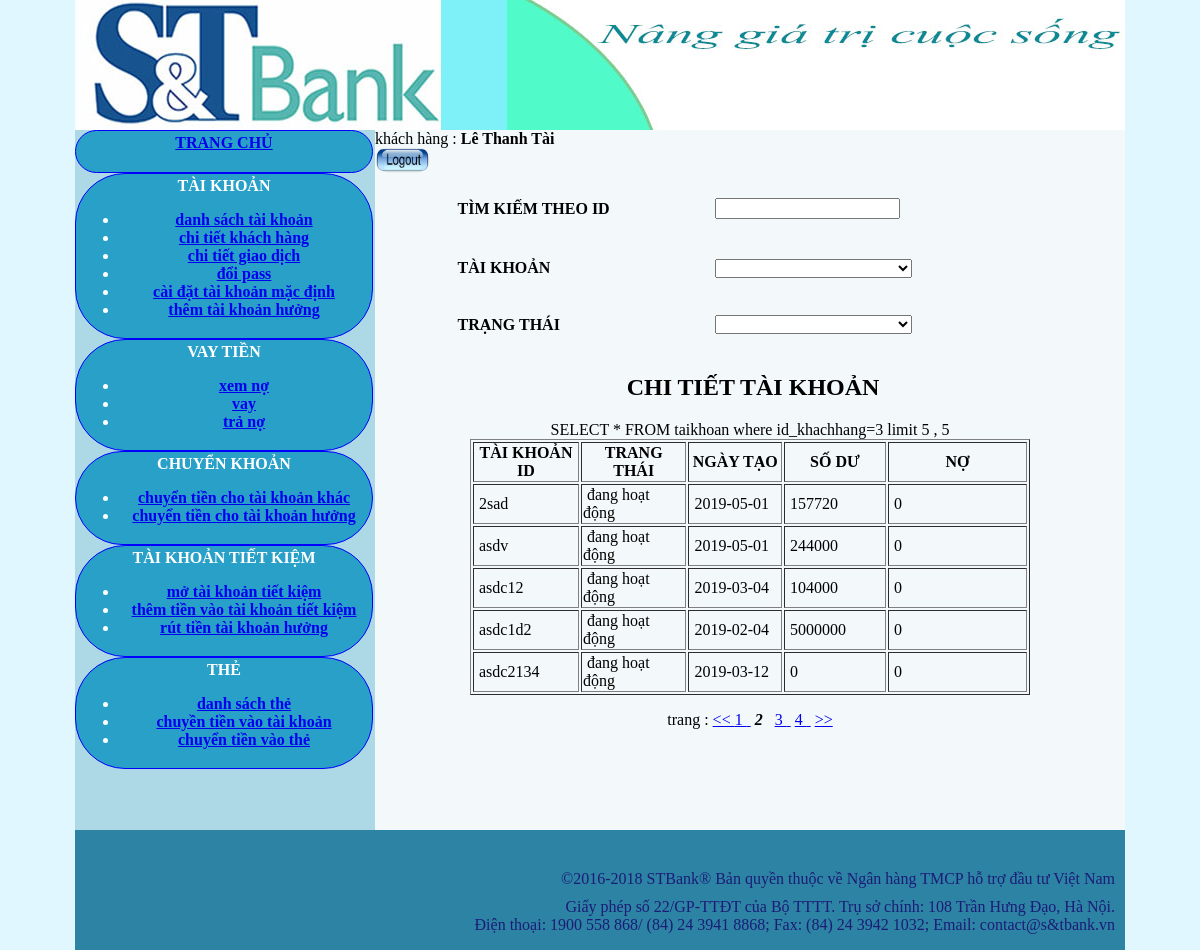
The app's page /acctrangchu.php?ts=dstk&page=2 (signed in) with its own data.
### tables this page shows
CREATE TABLE `taikhoan` (
  `id_taikhoan` int(25) NOT NULL,
  `taikhoanid` varchar(25) NOT NULL,
  `id_khachhang` varchar(25) NOT NULL,
  `trangthai` varchar(25) NOT NULL,
  `ngaytao` date NOT NULL,
  `sodu` double NOT NULL,
  `no` double DEFAULT NULL
);

### DBconnect.php (called while the page is built, shortened)
<?php
class control {
	private $con ;
	public function setCon ($conn){
		$this->con = $conn ;
	}
	function control ($conn){
		$this->con = $conn ;
	}
	public function query ($que){
		 $conn = $this->con ;
		return mysqli_query($conn,$que) ;
	}
	public function fetch_arr($que){
		return @mysqli_fetch_assoc($que);
	}
}
$hostname = 'localhost:3306';
$username = 'root';
$password = '';
$dbname = "test";
$conn = mysqli_connect($hostname, $username, $password,$dbname);
        mysqli_set_charset($conn, 'UTF8');
 $control = new control($conn);
?>

### danhsachtaikhoan.php (the view, shortened to what this page needs)
<?php require("DBconnect.php") ;?>
	<?php
	    $sql = "SELECT * FROM taikhoan where id_khachhang=$_SESSION[id_khachhang]";
	?>
<form id="form1" name="form1" method="get" action="acctrangchu.php" >
           	  <table width="591" height="177"  align="center">
        	    <tr>
				  <td> <strong> TÌM KIẾM THEO ID</strong></td>
				   <td> <label><input type="input" name ="timkiem" onChange="form1.submit()" > </label></td>
				  </tr>
        	    <tr>
        	      <td><strong> TÀI KHOẢN </strong></td>
        	   <td><label>
        	        <select name="taikhoan" id="taikhoan" onchange="form1.submit()"  >
                             <option value="">&nbsp; &nbsp; &nbsp; &nbsp; &nbsp; &nbsp; &nbsp; &nbsp; &nbsp; &nbsp; &nbsp; &nbsp; &nbsp; &nbsp; &nbsp; &nbsp; &nbsp; &nbsp; &nbsp; &nbsp; &nbsp; &nbsp;  &nbsp; &nbsp; </option>
      	            </select>
      	        </label></td>
      	      </tr>
				  <tr>
        	      <td><strong>TRẠNG THÁI </strong></td>
        	   <td><label>
        	        <select name="trangthai" id="trangthai"  onchange="form1.submit()" >
                             <option value="">&nbsp; &nbsp; &nbsp; &nbsp; &nbsp; &nbsp; &nbsp; &nbsp; &nbsp; &nbsp; &nbsp; &nbsp; &nbsp; &nbsp; &nbsp; &nbsp; &nbsp; &nbsp; &nbsp; &nbsp; &nbsp; &nbsp;  &nbsp; &nbsp; </option>
      	            </select>
      	        </label></td>
      	      </tr>
	</table>
<div align="center" >
     		 <h2>&nbsp;CHI TIẾT TÀI KHOẢN</h2>
     		 <table width="560" border="1"  align="center">
     		   <tr >
     		     <th  width="105" scope="col">TÀI KHOẢN ID</th>
                 <th width="105" scope="col">TRANG THÁI</th>
                 <th width="93" scope="col">NGÀY TẠO</th>
                 <th width="101" scope="col">SỐ DƯ</th>
                 <th width="144" scope="col">NỢ</th>
      </tr>
				<?php
				 $truyendulieu ="";
				 ?>
				 <?php
  $kq = $control->query($sql);
  $tsp = mysqli_num_rows($kq);
  $sd = 5 ;
  $sn = 5 ;
  $tst = ceil($tsp/$sd);
  $tsn = ceil($tst/$sn);
  if (isset($_GET["gr"])){
	  $gr = $_GET["gr"];
	  $page = ($gr  - 1) * $sn + 1 ;
	  }
  else if (isset($_GET["page"])){
	  $page = $_GET["page"] ;
	  }
	  else {
		  $gr = $page = 1 ;}
	$vitri = ($page - 1) * $sd ;
	$sql.= " limit $vitri , $sd ";
	$kq = $control->query($sql);
  ?>
  <?php
   while($taikhoan = $control->fetch_arr($kq)){
					 if ($taikhoan["trangthai"] == 2) $trangthai = "đang hoạt động" ;
					 else $trangthai = "tạm ngưng";
					if(isset($_GET["timkiem"]))$tais=highlightKeywords($taikhoan["taikhoanid"],$_GET["timkiem"]);
	                else $tais = $taikhoan["taikhoanid"];
					 echo "
                   <tr>
                    <td>&nbsp;$tais</td>
                    <td>&nbsp;$trangthai</td>
                    <td>&nbsp;$taikhoan[ngaytao]</td>
                    <td>&nbsp;$taikhoan[sodu]</td>
                    <td>&nbsp;$taikhoan[no]</td>
                  </tr>";
	  }
				 ?>
   		   </table>
	<?php
  if ($page != 1 and $page != 2) {
  $dau = $page-2 ;
  }
  else $dau = 1;
	$cuoi = $page + 2;
  ?>
  <p> trang : <?php  if ($page != 1 ){
	  ?>
      <a href="acctrangchu.php?ts=dstk&page=<?php echo 1 ; echo $truyendulieu;?>"> << </a>
	  <?php
  }
  for($i=$dau;$i<=$cuoi;$i++){
	     if ($page == $i) echo " <b> <i> $i </i> </b> &nbsp;";
		 else {
			 ?>
	       <a href="acctrangchu.php?ts=dstk&page=<?php echo $i ; echo $truyendulieu;?> "><?php echo $i ; ?> &nbsp;</a>
     <?php }
  }
   if ($page != $tsn ) {?> <a href="acctrangchu.php?ts=dstk&page=<?php echo $tst ;echo $truyendulieu; ?>"> >> </a>  <?php
   }
  ?></p>

### index.css (style rules this page uses)
body { background-color: #e1f7ff; margin-top: 0px; margin-bottom: 0px; }

### records on screen
taikhoan: taikhoanid "2sad", trangthai "đang hoạt động", ngaytao "2019-05-01", sodu "157720", no "0"
taikhoan: taikhoanid "asdv", trangthai "đang hoạt động", ngaytao "2019-05-01", sodu "244000", no "0"
taikhoan: taikhoanid "asdc12", trangthai "đang hoạt động", ngaytao "2019-03-04", sodu "104000", no "0"
taikhoan: taikhoanid "asdc1d2", trangthai "đang hoạt động", ngaytao "2019-02-04", sodu "5000000", no "0"
taikhoan: taikhoanid "asdc2134", trangthai "đang hoạt động", ngaytao "2019-03-12", sodu "0", no "0"

### other values on screen
$_SESSION["ho"] "Lê Thanh"
$_SESSION["ten"] "Tài"
